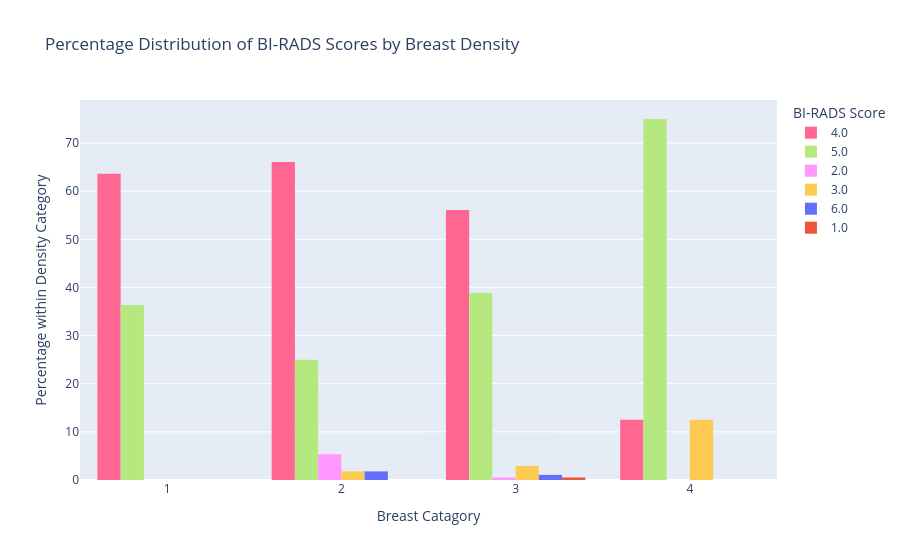

Source (notebook cell):
### Code cell
''' Task 2.3 '''

mmgData_notnan_filtered = mmgData_notnan[(mmgData_notnan['BA'] >= 1) & (mmgData_notnan['BA'] <= 6)]

grouped_data = mmgData_notnan_filtered.groupby(['Density', 'BA']).size().reset_index(name='count')

grouped_data['percentage'] = grouped_data['count'] / grouped_data.groupby('Density')['count'].transform('sum') * 100

fig = px.histogram(grouped_data, x='Density', y='percentage', color='BA', 
                   barmode='group', 
                   title="Percentage Distribution of BI-RADS Scores by Breast Density",
                   labels={"Density": "Density Catagory", "BA": "BI-RADS Score", "percentage": "Percentage (%)"},
                   category_orders={"Density": ['1', '2', '3', '4'], "BA": ['1', '2', '3', '4', '5', '6']})

fig.update_layout(
    xaxis_title="Breast Catagory",
    yaxis_title="Percentage within Density Category",
    legend_title="BI-RADS Score",
    bargap=0.2,
)

fig.show()

### Figure 1 — Plotly figure (JSON) as saved in the notebook; plotly's stock layout.template omitted (floating-point values rounded to 4 significant figures)
{"data": [{"alignmentgroup": "True", "bingroup": "x", "histfunc": "sum", "hovertemplate": "BI-RADS Score=4.0<br>Density Catagory=%{x}<br>sum of Percentage (%)=%{y}<extra></extra>", "legendgroup": "4.0", "marker": {"color": "#FF6692", "pattern": {"shape": ""}}, "name": "4.0", "offsetgroup": "4.0", "orientation": "v", "showlegend": true, "type": "histogram", "x": [1, 2, 3, 4], "xaxis": "x", "y": [63.64, 66.07, 56.1, 12.5], "yaxis": "y"}, {"alignmentgroup": "True", "bingroup": "x", "histfunc": "sum", "hovertemplate": "BI-RADS Score=5.0<br>Density Catagory=%{x}<br>sum of Percentage (%)=%{y}<extra></extra>", "legendgroup": "5.0", "marker": {"color": "#B6E880", "pattern": {"shape": ""}}, "name": "5.0", "offsetgroup": "5.0", "orientation": "v", "showlegend": true, "type": "histogram", "x": [1, 2, 3, 4], "xaxis": "x", "y": [36.36, 25, 38.86, 75], "yaxis": "y"}, {"alignmentgroup": "True", "bingroup": "x", "histfunc": "sum", "hovertemplate": "BI-RADS Score=2.0<br>Density Catagory=%{x}<br>sum of Percentage (%)=%{y}<extra></extra>", "legendgroup": "2.0", "marker": {"color": "#FF97FF", "pattern": {"shape": ""}}, "name": "2.0", "offsetgroup": "2.0", "orientation": "v", "showlegend": true, "type": "histogram", "x": [2, 3], "xaxis": "x", "y": [5.357, 0.5305], "yaxis": "y"}, {"alignmentgroup": "True", "bingroup": "x", "histfunc": "sum", "hovertemplate": "BI-RADS Score=3.0<br>Density Catagory=%{x}<br>sum of Percentage (%)=%{y}<extra></extra>", "legendgroup": "3.0", "marker": {"color": "#FECB52", "pattern": {"shape": ""}}, "name": "3.0", "offsetgroup": "3.0", "orientation": "v", "showlegend": true, "type": "histogram", "x": [2, 3, 4], "xaxis": "x", "y": [1.786, 2.918, 12.5], "yaxis": "y"}, {"alignmentgroup": "True", "bingroup": "x", "histfunc": "sum", "hovertemplate": "BI-RADS Score=6.0<br>Density Catagory=%{x}<br>sum of Percentage (%)=%{y}<extra></extra>", "legendgroup": "6.0", "marker": {"color": "#636efa", "pattern": {"shape": ""}}, "name": "6.0", "offsetgroup": "6.0", "orientation": "v", "showlegend": true, "type": "histogram", "x": [2, 3], "xaxis": "x", "y": [1.786, 1.061], "yaxis": "y"}, {"alignmentgroup": "True", "bingroup": "x", "histfunc": "sum", "hovertemplate": "BI-RADS Score=1.0<br>Density Catagory=%{x}<br>sum of Percentage (%)=%{y}<extra></extra>", "legendgroup": "1.0", "marker": {"color": "#EF553B", "pattern": {"shape": ""}}, "name": "1.0", "offsetgroup": "1.0", "orientation": "v", "showlegend": true, "type": "histogram", "x": [3], "xaxis": "x", "y": [0.5305], "yaxis": "y"}], "layout": {"autosize": true, "bargap": 0.2, "barmode": "group", "legend": {"title": {"text": "BI-RADS Score"}, "tracegroupgap": 0}, "title": {"text": "Percentage Distribution of BI-RADS Scores by Breast Density"}, "xaxis": {"anchor": "y", "autorange": true, "categoryarray": ["1", "2", "3", "4"], "categoryorder": "array", "domain": [0, 1], "range": [0.5, 4.5], "title": {"text": "Breast Catagory"}, "type": "linear"}, "yaxis": {"anchor": "x", "autorange": true, "domain": [0, 1], "range": [0, 78.95], "title": {"text": "Percentage within Density Category"}, "type": "linear"}}}
